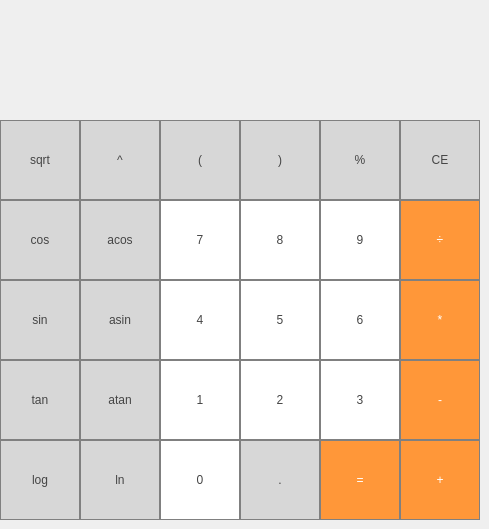
    <widget class="QWidget" name="tab">
     <attribute name="title">
      <string>Calculator</string>
     </attribute>
     <widget class="QLabel" name="result_label">
      <property name="geometry">
       <rect>
        <x>0</x>
        <y>0</y>
        <width>480</width>
        <height>121</height>
       </rect>
      </property>
      <property name="font">
       <font>
        <pointsize>60</pointsize>
       </font>
      </property>
      <property name="styleSheet">
       <string notr="true">QLabel {
  qproperty-alignment: 'AlignRight';
  border: 1px solid gray;
}

background-color : white;</string>
      </property>
      <property name="text">
       <string/>
      </property>
      <property name="alignment">
       <set>Qt::AlignRight|Qt::AlignTrailing|Qt::AlignVCenter</set>
      </property>
     </widget>
     <widget class="QPushButton" name="pushButton_equals">
      <property name="geometry">
       <rect>
        <x>320</x>
        <y>440</y>
        <width>80</width>
        <height>80</height>
       </rect>
      </property>
      <property name="styleSheet">
       <string notr="true">QPushButton {
  background-color: rgb(255, 151, 57);
  color: white; 
  border: 1px solid gray;
}

QPushButton:pressed {
    background-color: qlineargradient(x1: 0, y1: 0, x2: 0, y2: 1,
                                      stop: 0 #FF7832, stop: 1 #FF9739);
}</string>
      </property>
      <property name="text">
       <string>=</string>
      </property>
     </widget>
     <widget class="QPushButton" name="pushButton_7">
      <property name="geometry">
       <rect>
        <x>160</x>
        <y>200</y>
        <width>80</width>
        <height>80</height>
       </rect>
      </property>
      <property name="styleSheet">
       <string notr="true">QPushButton {
  color: rgb(69, 69, 69);
   background-color: rgb(255, 255, 255);
   border: 1px solid gray;
}
QPushButton:pressed {
    background-color: qlineargradient(x1: 0, y1: 0, x2: 0, y2: 1,
                                      stop: 0 #dadbde, stop: 1 #f6f7fa);
}</string>
      </property>
      <property name="text">
       <string>7</string>
      </property>
     </widget>
     <widget class="QPushButton" name="pushButton_1">
      <property name="geometry">
       <rect>
        <x>160</x>
        <y>360</y>
        <width>80</width>
        <height>80</height>
       </rect>
      </property>
      <property name="styleSheet">
       <string notr="true">QPushButton {
  color: rgb(69, 69, 69);
   background-color: rgb(255, 255, 255);
   border: 1px solid gray;
}
QPushButton:pressed {
    background-color: qlineargradient(x1: 0, y1: 0, x2: 0, y2: 1,
                                      stop: 0 #dadbde, stop: 1 #f6f7fa);
}</string>
      </property>
      <property name="text">
       <string>1</string>
      </property>
     </widget>
     <widget class="QPushButton" name="pushButton_atan">
      <property name="geometry">
       <rect>
        <x>80</x>
        <y>360</y>
        <width>80</width>
        <height>80</height>
       </rect>
      </property>
      <property name="styleSheet">
       <string notr="true">QPushButton {
  color: rgb(69, 69, 69);
  background-color: rgb(215, 215, 215);
  border: 1px solid gray;
}
QPushButton:pressed {
    background-color: qlineargradient(x1: 0, y1: 0, x2: 0, y2: 1,
                                      stop: 0 #BEBEBE, stop: 1 #D7D7D7);
}</string>
      </property>
      <property name="text">
       <string>atan</string>
      </property>
     </widget>
     <widget class="QPushButton" name="pushButton_acos">
      <property name="geometry">
       <rect>
        <x>80</x>
        <y>200</y>
        <width>80</width>
        <height>80</height>
       </rect>
      </property>
      <property name="styleSheet">
       <string notr="true">QPushButton {
  color: rgb(69, 69, 69);
  background-color: rgb(215, 215, 215);
  border: 1px solid gray;
}
QPushButton:pressed {
    background-color: qlineargradient(x1: 0, y1: 0, x2: 0, y2: 1,
                                      stop: 0 #BEBEBE, stop: 1 #D7D7D7);
}</string>
      </property>
      <property name="text">
       <string>acos</string>
      </property>
     </widget>
     <widget class="QPushButton" name="pushButton_left_bracket">
      <property name="geometry">
       <rect>
        <x>160</x>
        <y>120</y>
        <width>80</width>
        <height>80</height>
       </rect>
      </property>
      <property name="styleSheet">
       <string notr="true">QPushButton {
  color: rgb(69, 69, 69);
  background-color: rgb(215, 215, 215);
  border: 1px solid gray;
}
QPushButton:pressed {
    background-color: qlineargradient(x1: 0, y1: 0, x2: 0, y2: 1,
                                      stop: 0 #BEBEBE, stop: 1 #D7D7D7);
}</string>
      </property>
      <property name="text">
       <string>(</string>
      </property>
     </widget>
     <widget class="QPushButton" name="pushButton_6">
      <property name="geometry">
       <rect>
        <x>320</x>
        <y>280</y>
        <width>80</width>
        <height>80</height>
       </rect>
      </property>
      <property name="styleSheet">
       <string notr="true">QPushButton {
  color: rgb(69, 69, 69);
   background-color: rgb(255, 255, 255);
   border: 1px solid gray;
}
QPushButton:pressed {
    background-color: qlineargradient(x1: 0, y1: 0, x2: 0, y2: 1,
                                      stop: 0 #dadbde, stop: 1 #f6f7fa);
}</string>
      </property>
      <property name="text">
       <string>6</string>
      </property>
     </widget>
     <widget class="QPushButton" name="pushButton_cos">
      <property name="geometry">
       <rect>
        <x>0</x>
        <y>200</y>
        <width>80</width>
        <height>80</height>
       </rect>
      </property>
      <property name="styleSheet">
       <string notr="true">QPushButton {
  color: rgb(69, 69, 69);
  background-color: rgb(215, 215, 215);
  border: 1px solid gray;
}
QPushButton:pressed {
    background-color: qlineargradient(x1: 0, y1: 0, x2: 0, y2: 1,
                                      stop: 0 #BEBEBE, stop: 1 #D7D7D7);
}</string>
      </property>
      <property name="text">
       <string>cos</string>
      </property>
     </widget>
     <widget class="QPushButton" name="pushButton_delete">
      <property name="geometry">
       <rect>
        <x>400</x>
        <y>120</y>
        <width>80</width>
        <height>80</height>
       </rect>
      </property>
      <property name="styleSheet">
       <string notr="true">QPushButton {
  color: rgb(69, 69, 69);
  background-color: rgb(215, 215, 215);
  border: 1px solid gray;
}
QPushButton:pressed {
    background-color: qlineargradient(x1: 0, y1: 0, x2: 0, y2: 1,
                                      stop: 0 #BEBEBE, stop: 1 #D7D7D7);
}</string>
      </property>
      <property name="text">
       <string>CE</string>
      </property>
     </widget>
     <widget class="QPushButton" name="pushButton_0">
      <property name="geometry">
       <rect>
        <x>160</x>
        <y>440</y>
        <width>80</width>
        <height>80</height>
       </rect>
      </property>
      <property name="styleSheet">
       <string notr="true">QPushButton {
  color: rgb(69, 69, 69);
   background-color: rgb(255, 255, 255);
   border: 1px solid gray;
}
QPushButton:pressed {
    background-color: qlineargradient(x1: 0, y1: 0, x2: 0, y2: 1,
                                      stop: 0 #dadbde, stop: 1 #f6f7fa);
}</string>
      </property>
      <property name="text">
       <string>0</string>
      </property>
     </widget>
     <widget class="QPushButton" name="pushButton_3">
      <property name="geometry">
       <rect>
        <x>320</x>
        <y>360</y>
        <width>80</width>
        <height>80</height>
       </rect>
      </property>
      <property name="styleSheet">
       <string notr="true">QPushButton {
  color: rgb(69, 69, 69);
   background-color: rgb(255, 255, 255);
   border: 1px solid gray;
}
QPushButton:pressed {
    background-color: qlineargradient(x1: 0, y1: 0, x2: 0, y2: 1,
                                      stop: 0 #dadbde, stop: 1 #f6f7fa);
}</string>
      </property>
      <property name="text">
       <string>3</string>
      </property>
     </widget>
     <widget class="QPushButton" name="pushButton_ln">
      <property name="geometry">
       <rect>
        <x>80</x>
        <y>440</y>
        <width>80</width>
        <height>80</height>
       </rect>
      </property>
      <property name="styleSheet">
       <string notr="true">QPushButton {
  color: rgb(69, 69, 69);
  background-color: rgb(215, 215, 215);
  border: 1px solid gray;
}
QPushButton:pressed {
    background-color: qlineargradient(x1: 0, y1: 0, x2: 0, y2: 1,
                                      stop: 0 #BEBEBE, stop: 1 #D7D7D7);
}</string>
      </property>
      <property name="text">
       <string>ln</string>
      </property>
     </widget>
     <widget class="QPushButton" name="pushButton_mul">
      <property name="geometry">
       <rect>
        <x>400</x>
        <y>280</y>
        <width>80</width>
        <height>80</height>
       </rect>
      </property>
      <property name="styleSheet">
       <string notr="true">QPushButton {
  background-color: rgb(255, 151, 57);
  color: white; 
  border: 1px solid gray;
}

QPushButton:pressed {
    background-color: qlineargradient(x1: 0, y1: 0, x2: 0, y2: 1,
                                      stop: 0 #FF7832, stop: 1 #FF9739);
}</string>
      </property>
      <property name="text">
       <string>*</string>
      </property>
     </widget>
     <widget class="QPushButton" name="pushButton_4">
      <property name="geometry">
       <rect>
        <x>160</x>
        <y>280</y>
        <width>80</width>
        <height>80</height>
       </rect>
      </property>
      <property name="styleSheet">
       <string notr="true">QPushButton {
  color: rgb(69, 69, 69);
   background-color: rgb(255, 255, 255);
   border: 1px solid gray;
}
QPushButton:pressed {
    background-color: qlineargradient(x1: 0, y1: 0, x2: 0, y2: 1,
                                      stop: 0 #dadbde, stop: 1 #f6f7fa);
}</string>
      </property>
      <property name="text">
       <string>4</string>
      </property>
     </widget>
     <widget class="QPushButton" name="pushButton_9">
      <property name="geometry">
       <rect>
        <x>320</x>
        <y>200</y>
        <width>80</width>
        <height>80</height>
       </rect>
      </property>
      <property name="styleSheet">
       <string notr="true">QPushButton {
  color: rgb(69, 69, 69);
   background-color: rgb(255, 255, 255);
   border: 1px solid gray;
}
QPushButton:pressed {
    background-color: qlineargradient(x1: 0, y1: 0, x2: 0, y2: 1,
                                      stop: 0 #dadbde, stop: 1 #f6f7fa);
}</string>
      </property>
      <property name="text">
       <string>9</string>
      </property>
     </widget>
     <widget class="QPushButton" name="pushButton_log">
      <property name="geometry">
       <rect>
        <x>0</x>
        <y>440</y>
        <width>80</width>
        <height>80</height>
       </rect>
      </property>
      <property name="styleSheet">
       <string notr="true">QPushButton {
  color: rgb(69, 69, 69);
  background-color: rgb(215, 215, 215);
  border: 1px solid gray;
}
QPushButton:pressed {
    background-color: qlineargradient(x1: 0, y1: 0, x2: 0, y2: 1,
                                      stop: 0 #BEBEBE, stop: 1 #D7D7D7);
}</string>
      </property>
      <property name="text">
       <string>log</string>
      </property>
     </widget>
     <widget class="QPushButton" name="pushButton_minus">
      <property name="geometry">
       <rect>
        <x>400</x>
        <y>360</y>
        <width>80</width>
        <height>80</height>
       </rect>
      </property>
      <property name="styleSheet">
       <string notr="true">QPushButton {
  background-color: rgb(255, 151, 57);
  color: white; 
  border: 1px solid gray;
}

QPushButton:pressed {
    background-color: qlineargradient(x1: 0, y1: 0, x2: 0, y2: 1,
                                      stop: 0 #FF7832, stop: 1 #FF9739);
}</string>
      </property>
      <property name="text">
       <string>-</string>
      </property>
     </widget>
     <widget class="QPushButton" name="pushButton_plus">
      <property name="geometry">
       <rect>
        <x>400</x>
        <y>440</y>
        <width>80</width>
        <height>80</height>
       </rect>
      </property>
      <property name="styleSheet">
       <string notr="true">QPushButton {
  background-color: rgb(255, 151, 57);
  color: white; 
  border: 1px solid gray;
}

QPushButton:pressed {
    background-color: qlineargradient(x1: 0, y1: 0, x2: 0, y2: 1,
                                      stop: 0 #FF7832, stop: 1 #FF9739);
}</string>
      </property>
      <property name="text">
       <string>+</string>
      </property>
     </widget>
     <widget class="QPushButton" name="pushButton_asin">
      <property name="geometry">
       <rect>
        <x>80</x>
        <y>280</y>
        <width>80</width>
        <height>80</height>
       </rect>
      </property>
      <property name="styleSheet">
       <string notr="true">QPushButton {
  color: rgb(69, 69, 69);
  background-color: rgb(215, 215, 215);
  border: 1px solid gray;
}
QPushButton:pressed {
    background-color: qlineargradient(x1: 0, y1: 0, x2: 0, y2: 1,
                                      stop: 0 #BEBEBE, stop: 1 #D7D7D7);
}</string>
      </property>
      <property name="text">
       <string>asin</string>
      </property>
     </widget>
     <widget class="QPushButton" name="pushButton_mod">
      <property name="geometry">
       <rect>
        <x>320</x>
        <y>120</y>
        <width>80</width>
        <height>80</height>
       </rect>
      </property>
      <property name="styleSheet">
       <string notr="true">QPushButton {
  color: rgb(69, 69, 69);
  background-color: rgb(215, 215, 215);
  border: 1px solid gray;
}
QPushButton:pressed {
    background-color: qlineargradient(x1: 0, y1: 0, x2: 0, y2: 1,
                                      stop: 0 #BEBEBE, stop: 1 #D7D7D7);
}</string>
      </property>
      <property name="text">
       <string>%</string>
      </property>
     </widget>
     <widget class="QPushButton" name="pushButton_tan">
      <property name="geometry">
       <rect>
        <x>0</x>
        <y>360</y>
        <width>80</width>
        <height>80</height>
       </rect>
      </property>
      <property name="styleSheet">
       <string notr="true">QPushButton {
  color: rgb(69, 69, 69);
  background-color: rgb(215, 215, 215);
  border: 1px solid gray;
}
QPushButton:pressed {
    background-color: qlineargradient(x1: 0, y1: 0, x2: 0, y2: 1,
                                      stop: 0 #BEBEBE, stop: 1 #D7D7D7);
}</string>
      </property>
      <property name="text">
       <string>tan</string>
      </property>
     </widget>
     <widget class="QPushButton" name="pushButton_sin">
      <property name="geometry">
       <rect>
        <x>0</x>
        <y>280</y>
        <width>80</width>
        <height>80</height>
       </rect>
      </property>
      <property name="styleSheet">
       <string notr="true">QPushButton {
  color: rgb(69, 69, 69);
  background-color: rgb(215, 215, 215);
  border: 1px solid gray;
}
QPushButton:pressed {
    background-color: qlineargradient(x1: 0, y1: 0, x2: 0, y2: 1,
                                      stop: 0 #BEBEBE, stop: 1 #D7D7D7);
}</string>
      </property>
      <property name="text">
       <string>sin</string>
      </property>
     </widget>
     <widget class="QPushButton" name="pushButton_pow">
      <property name="geometry">
       <rect>
        <x>80</x>
        <y>120</y>
        <width>80</width>
        <height>80</height>
       </rect>
      </property>
      <property name="styleSheet">
       <string notr="true">QPushButton {
  color: rgb(69, 69, 69);
  background-color: rgb(215, 215, 215);
  border: 1px solid gray;
}
QPushButton:pressed {
    background-color: qlineargradient(x1: 0, y1: 0, x2: 0, y2: 1,
                                      stop: 0 #BEBEBE, stop: 1 #D7D7D7);
}</string>
      </property>
      <property name="text">
       <string>^</string>
      </property>
     </widget>
     <widget class="QPushButton" name="pushButton_right_bracket">
      <property name="geometry">
       <rect>
        <x>240</x>
        <y>120</y>
        <width>80</width>
        <height>80</height>
       </rect>
      </property>
      <property name="styleSheet">
       <string notr="true">QPushButton {
  color: rgb(69, 69, 69);
  background-color: rgb(215, 215, 215);
  border: 1px solid gray;
}
QPushButton:pressed {
    background-color: qlineargradient(x1: 0, y1: 0, x2: 0, y2: 1,
                                      stop: 0 #BEBEBE, stop: 1 #D7D7D7);
}</string>
      </property>
      <property name="text">
       <string>)</string>
      </property>
     </widget>
     <widget class="QPushButton" name="pushButton_point">
      <property name="geometry">
       <rect>
        <x>240</x>
        <y>440</y>
        <width>80</width>
        <height>80</height>
       </rect>
      </property>
      <property name="autoFillBackground">
       <bool>false</bool>
      </property>
      <property name="styleSheet">
       <string notr="true">QPushButton {
  color: rgb(69, 69, 69);
  background-color: rgb(215, 215, 215);
  border: 1px solid gray;
}
QPushButton:pressed {
    background-color: qlineargradient(x1: 0, y1: 0, x2: 0, y2: 1,
                                      stop: 0 #BEBEBE, stop: 1 #D7D7D7);
}</string>
      </property>
      <property name="text">
       <string>.</string>
      </property>
     </widget>
     <widget class="QPushButton" name="pushButton_sqrt">
      <property name="geometry">
       <rect>
        <x>0</x>
        <y>120</y>
        <width>80</width>
        <height>80</height>
       </rect>
      </property>
      <property name="styleSheet">
       <string notr="true">QPushButton {
  color: rgb(69, 69, 69);
  background-color: rgb(215, 215, 215);
  border: 1px solid gray;
}
QPushButton:pressed {
    background-color: qlineargradient(x1: 0, y1: 0, x2: 0, y2: 1,
                                      stop: 0 #BEBEBE, stop: 1 #D7D7D7);
}</string>
      </property>
      <property name="text">
       <string>sqrt</string>
      </property>
     </widget>
     <widget class="QPushButton" name="pushButton_2">
      <property name="geometry">
       <rect>
        <x>240</x>
        <y>360</y>
        <width>80</width>
        <height>80</height>
       </rect>
      </property>
      <property name="styleSheet">
       <string notr="true">QPushButton {
  color: rgb(69, 69, 69);
   background-color: rgb(255, 255, 255);
   border: 1px solid gray;
}
QPushButton:pressed {
    background-color: qlineargradient(x1: 0, y1: 0, x2: 0, y2: 1,
                                      stop: 0 #dadbde, stop: 1 #f6f7fa);
}</string>
      </property>
      <property name="text">
       <string>2</string>
      </property>
     </widget>
     <widget class="QPushButton" name="pushButton_div">
      <property name="geometry">
       <rect>
        <x>400</x>
        <y>200</y>
        <width>80</width>
        <height>80</height>
       </rect>
      </property>
      <property name="styleSheet">
       <string notr="true">QPushButton {
  background-color: rgb(255, 151, 57);
  color: white; 
  border: 1px solid gray;
}

QPushButton:pressed {
    background-color: qlineargradient(x1: 0, y1: 0, x2: 0, y2: 1,
                                      stop: 0 #FF7832, stop: 1 #FF9739);
}</string>
      </property>
      <property name="text">
       <string>÷</string>
      </property>
     </widget>
     <widget class="QPushButton" name="pushButton_8">
      <property name="geometry">
       <rect>
        <x>240</x>
        <y>200</y>
        <width>80</width>
        <height>80</height>
       </rect>
      </property>
      <property name="styleSheet">
       <string notr="true">QPushButton {
  color: rgb(69, 69, 69);
   background-color: rgb(255, 255, 255);
   border: 1px solid gray;
}
QPushButton:pressed {
    background-color: qlineargradient(x1: 0, y1: 0, x2: 0, y2: 1,
                                      stop: 0 #dadbde, stop: 1 #f6f7fa);
}</string>
      </property>
      <property name="text">
       <string>8</string>
      </property>
     </widget>
     <widget class="QPushButton" name="pushButton_5">
      <property name="geometry">
       <rect>
        <x>240</x>
        <y>280</y>
        <width>80</width>
        <height>80</height>
       </rect>
      </property>
      <property name="styleSheet">
       <string notr="true">QPushButton {
  color: rgb(69, 69, 69);
   background-color: rgb(255, 255, 255);
   border: 1px solid gray;
}
QPushButton:pressed {
    background-color: qlineargradient(x1: 0, y1: 0, x2: 0, y2: 1,
                                      stop: 0 #dadbde, stop: 1 #f6f7fa);
}</string>
      </property>
      <property name="text">
       <string>5</string>
      </property>
     </widget>
    </widget>
